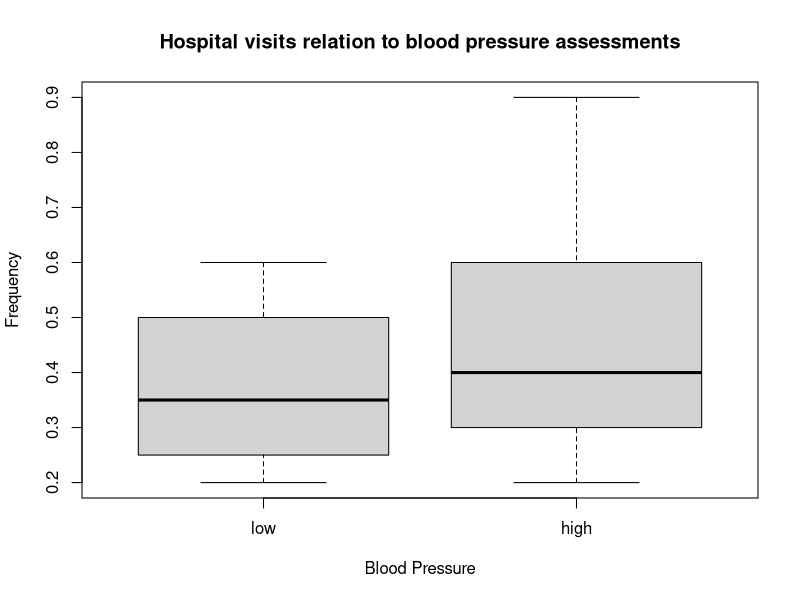
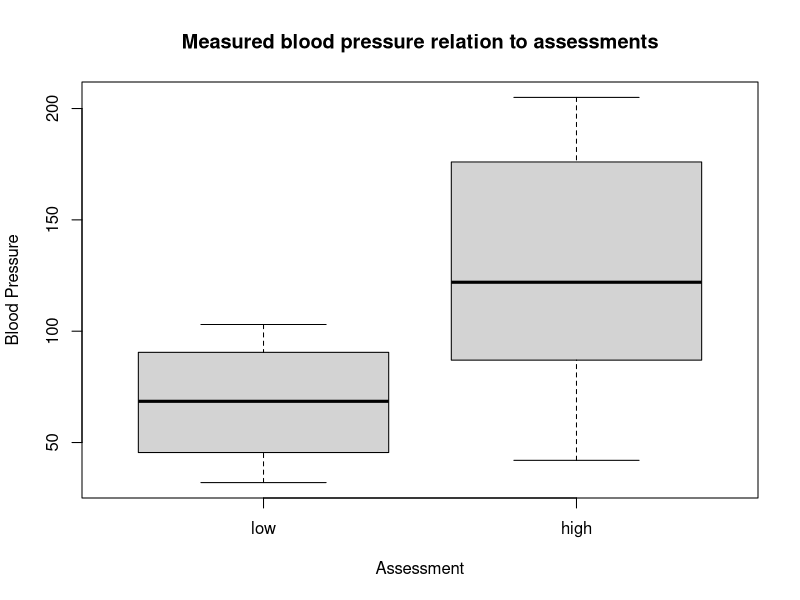
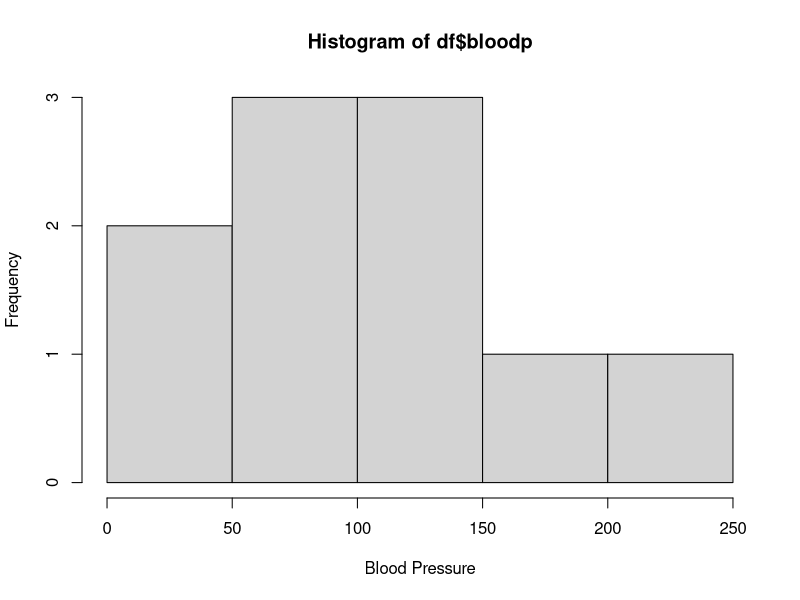

Source code (R) for these figures, in order:
Freq <- c(0.6,0.3,0.4,0.4,0.2,0.6,0.3,0.4,0.9,0.2)
bloodp <- c(103,87,32,42,59,109,78,205,135,176)
first <- c(1,1,1,1,0,0,0,0,NA,1)
second <- c(0,0,1,1,0,0,1,1,1,1)
finaldecision <- c(0,1,0,1,0,1,0,1,1,1)

df <- data.frame(Freq,bloodp,first,second,finaldecision)

boxplot(df$Freq ~ df$finaldecision,
        main="Hospital visits relation to blood pressure assessments",
        xlab="Blood Pressure",
        ylab="Frequency",
        names=c("low","high"))
boxplot(df$bloodp ~ df$finaldecision,
        main="Measured blood pressure relation to assessments",
        xlab="Assessment",
        ylab="Blood Pressure",
        names=c("low","high"))
hist(df$bloodp,
     xlab="Blood Pressure")
mean(df$finaldecision)